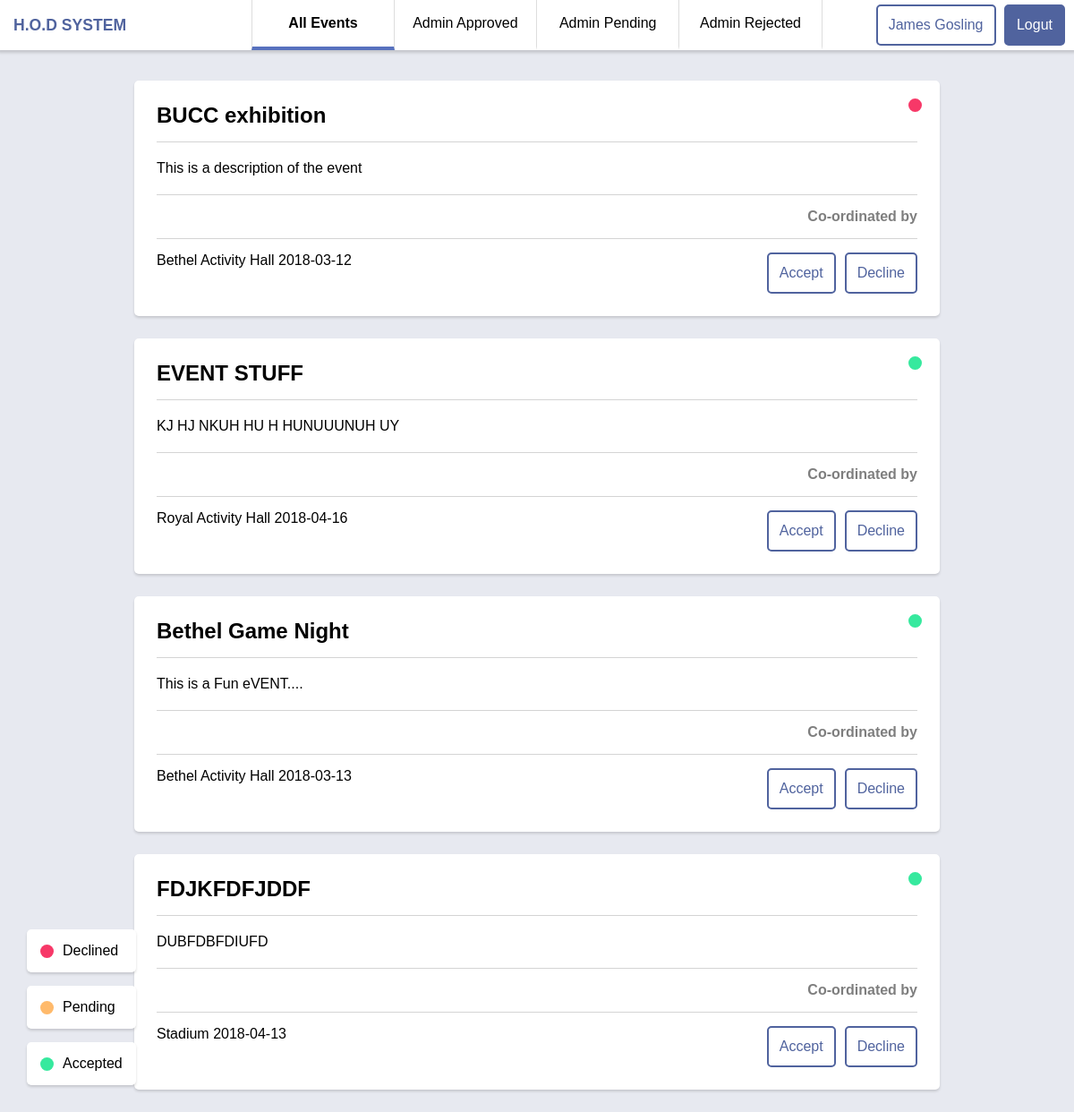
Screenshot of /eventHod/page.php (signed in) with the database file from the repository.
### tables this page shows
CREATE TABLE IF NOT EXISTS `t_hods` (
  `h_ID` int(10) unsigned NOT NULL AUTO_INCREMENT,
  `h_Firstname` varchar(30) NOT NULL,
  `h_Lastname` varchar(30) NOT NULL,
  `h_Username` varchar(30) NOT NULL,
  `h_Password` varchar(30) NOT NULL,
  `d_ID` int(10) NOT NULL,
  PRIMARY KEY (`h_ID`)
);

CREATE TABLE IF NOT EXISTS `t_events` (
  `e_ID` int(10) unsigned NOT NULL AUTO_INCREMENT,
  `e_Title` varchar(30) NOT NULL,
  `e_Description` text NOT NULL,
  `e_Date` date NOT NULL,
  `e_Venue` varchar(50) NOT NULL,
  `e_HodApproved` int(1) NOT NULL,
  `e_AdminApproved` int(1) NOT NULL,
  `s_ID` int(10) NOT NULL,
  `d_ID` int(10) NOT NULL,
  PRIMARY KEY (`e_ID`)
);

### eventHod/php/getEntities.php (called while the page is built, shortened)
<?php
    $queryUser = "SELECT * FROM t_hods WHERE h_Username = '".$_SESSION['username2']."'";
    $userResult = @mysqli_query($dbc,$queryUser);
    if($userResult){
        while($row = mysqli_fetch_array($userResult)){
            $activeUser = $row['h_Firstname']." ".$row['h_Lastname'];
            $deptID = $row['d_ID'];
        }
    }
    function getUserById($userId,$db,$tName){
        $user = '';
        if($tName == 't_students'){
            $id = 's_ID';
        }else if ($tName == 't_departments'){
            $id = 'd_ID';
        }else {
            $id = 'h_ID';
        }
        $userQuery = "SELECT * FROM $tName WHERE $id = $userId";
        $userResult = @mysqli_query($db,$userQuery);
        if($userResult){
            while($row = mysqli_fetch_array($userResult)){
                if($tName == 't_students'){
                    $user = $row['s_Lastname']." ".$row['s_Firstname'];
                }else if ($tName == 't_departments'){
                    $user = $row['d_Name'];
                }else{
                    $user = $row['h_Lastname']." ".$row['h_Firstname'];
                }
            }
            return $user;
        }
    }
    function getStatus($target){
        if($target == 1){
            return "approved";
        }else if($target == 2){
            return "pending";
        }else{
            return "declined";
        }
    }
?>

### eventHod/php/handlePage.php (the view, shortened to what this page needs)
<?php
    require_once('connect.php');
    require_once('getEntities.php');
    $events = "";
    $queryEvents = "SELECT * FROM t_events where d_ID = $deptID";
    $eventsResults = @mysqli_query($dbc, $queryEvents);
    if($eventsResults){
        while($row = mysqli_fetch_array($eventsResults)){
            $events .= "
            <article>
                <div class='status ".getStatus($row['e_AdminApproved'])."'></div>
                <h2>
                    ".$row['e_Title']."
                </h2>
                <p class='text'>
                    ".$row['e_Description']."
                </p>
                <p class='host'>Co-ordinated by ".getUserById($row['s_ID'],$dbc,'t_students')."</p>
                <section>
                    <div class='stats'>
                        <span>
                            ".$row['e_Venue']."
                        </span>
                        <span>
                            ".$row['e_Date']."
                        </span>
                    </div>
                    <div class='options'>
                        <div class='accept' id='acc".$row['e_ID']."' onClick='setResponse(this, 1,\"rej".$row['e_ID']."\")'>Accept</div>
                        <div class='reject' id='rej".$row['e_ID']."' onClick='setResponse(this, 3,\"acc".$row['e_ID']."\")'>Decline</div>
                    </div>
                </section>
            </article>";
        }
    }else{
        echo "Error getting Events".mysqli_error($dbc);
    }
?>

### eventHod/page.php (shortened to what this page needs)
<?php
   require_once('./php/handlePage.php');
?>
<!DOCTYPE html>
<html lang="en">
<head>
    <link rel="stylesheet" href="css/page.css">
</head>
<body>
    <header>
        <div class="logo">
            H.O.D SYSTEM
        </div>
        <div class="menu">
            <ul>
                <li><span id="0" class="filter active">All Events</span></li>
                <li><span id="1" class="filter">Admin Approved</span></li>
                <li><span id="2" class="filter">Admin Pending</span></li>
                <li><span id="3" class="filter">Admin Rejected</span></li>
            </ul>
        </div>
        <div class="buttons">
            <a href="#" class="button"><?php echo $activeUser ?></a>
            <a href="login.php" class="button">Logut</a>
        </div>
    </header>
    <div id="section">
        <?php echo $events ?>
    </div>
    <div class="legend">
        <ul>
            <li>
                <div class="status leg declined"></div>
                <div>Declined<div>
            </li>
            <li>
                <div class="status leg pending"></div>
                <div>Pending<div>
            </li>
            <li>
                <div class="status leg approved"></div>
                <div>Accepted<div>
            </li>
        </ul>
    </div>
</body>
</html>

### eventHod/css/page.css (style rules this page uses)
* { margin:0; padding: 0; text-decoration: none; list-style: none; box-sizing: border-box; font-family: Arial, Helvetica, sans-serif; }
body { background: #e7e9f0; padding-top:65px; }
a { color: #000; }
header { display: flex; width:100%; position: fixed; top:0; left: 0; align-items: center; padding:0 10px; box-shadow: 0 1px 3px 2px rgba(0,0,0,0.15); background: #fff; z-index: 50; }
.logo, .buttons { width: 23%; }
.logo { color: #50639E; font-weight: bold; padding-left: 5px; font-size: 1.1em; }
.menu { flex:1; }
.menu ul { display: flex; }
.menu li { flex:1; text-align: center; }
.menu li span { display: block; color: #000; padding: 17px; cursor: pointer; border-right: 1px solid #dddddd; border-bottom: 4px solid #fff; }
.menu li:first-child span { border-left: 1px solid #dddddd; }
header .active { border-bottom: 4px solid rgb(87, 113, 190) !important; font-weight: bold; }
.buttons { text-align: right; }
.button { padding: 12px; border-radius: 5px; display: inline-block; border:2px solid #50639E; color: #50639E; margin-left: 5px; }
.button:last-child { background: #50639E; color:#fff; }
article { width: 90%; max-width: 900px; margin: 25px auto; border-radius: 5px; background: #fff; box-shadow:0 2px 3px rgba(0,0,0,0.15); padding: 25px; position: relative; }
article .text { border-top:1px solid #d4d4d4; border-bottom:1px solid #d4d4d4; padding:15px 0; line-height: 28px; margin: 15px 0; }
article .host { opacity: 0.5; font-weight: bold; text-align: right }
article section { border-top:1px solid #d4d4d4; margin-top:15px; display: flex; justify-content: space-between; padding-top:15px; }
.options { display: flex; }
.options div { padding:12px; border-radius: 5px; border:2px solid #50639E; color: #50639E; margin-left:10px; cursor: pointer; }
.status { position: absolute; top:20px; right:20px; width:15px; height:15px; border-radius: 10px; background: #E7E9F0; }
.legend { position: fixed; left:30px; bottom:30px; }
.legend li { display: flex; align-items: center; margin-top:15px; background: #fff; padding:15px; box-shadow: 0 2px 3px rgba(0,0,0,0.15); border-radius: 5px; }
.leg { position: static; margin-right:10px; width:15px; height:15px; }
.declined { background: rgb(247, 56, 104); }
.pending { background: #ffba6b; }
.approved { background: #36e99e; }

### rows the page displays
t_hods: activeUser "James Gosling"
t_events: e_AdminApproved 3 (drawn), e_Title "BUCC exhibition", e_Description "This is a description of the event", e_Venue "Bethel Activity Hall", e_Date "2018-03-12"
t_events: e_AdminApproved 1 (drawn), e_Title "EVENT STUFF", e_Description "KJ HJ NKUH HU H HUNUUUNUH UY", e_Venue "Royal Activity Hall", e_Date "2018-04-16"
t_events: e_AdminApproved 1 (drawn), e_Title "Bethel Game Night", e_Description "This is a Fun eVENT....", e_Venue "Bethel Activity Hall", e_Date "2018-03-13"
t_events: e_AdminApproved 1 (drawn), e_Title "FDJKFDFJDDF", e_Description "DUBFDBFDIUFD", e_Venue "Stadium", e_Date "2018-04-13"
